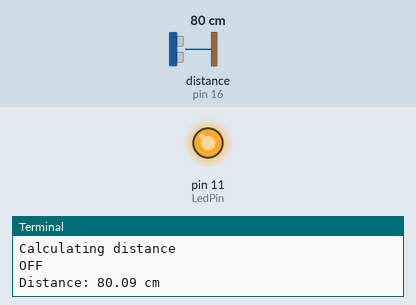
This program was run on a simulated Raspberry Pi (header pin numbers). Shown: output pins drawn as LEDs (lit = HIGH), the last lines printed to the terminal. Inputs (shaded band) come from the test bench; at power-on: distance to the obstacle (sensor on pin 16) 80 cm. The echo pulse lasts 58.3 µs per cm; the clock reads 2024-03-15 10:24:30 at power-on unless the program sets it; pins used as bus, display or sensor lines are not drawn.

Above: at 3.2 s.
3.3 s: distance to the obstacle (sensor on pin 16) set to 22 cm
5.3 s: distance to the obstacle (sensor on pin 16) set to 18 cm
At 7.7 s:
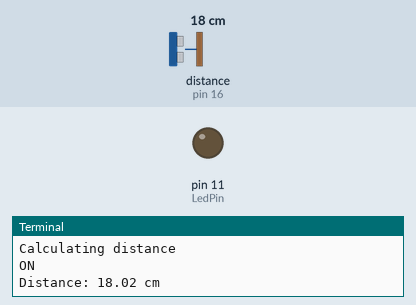
8.0 s: distance to the obstacle (sensor on pin 16) set to 35 cm
At 10.0 s:
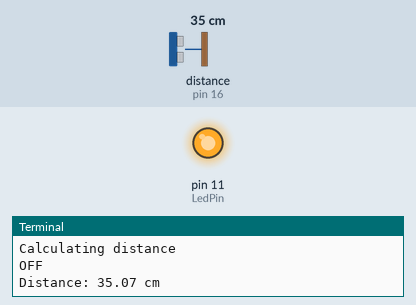
10.5 s: distance to the obstacle (sensor on pin 16) set to 2 cm
At 12.0 s:
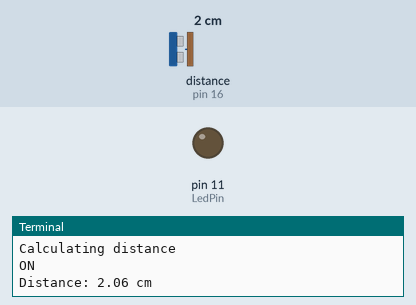
Timing chart, 0 to 13.5 s (numbered marks = the images above; inputs shaded):
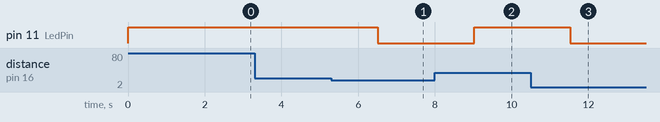

Measured:
- the behaviour switches between 20 and 19 cm on distance to the obstacle (sensor on pin 16) (found by bisection; images 0 and 1)
- after the input at 5.3 s, pin 11 (LedPin): HIGH → LOW after 1.2 s
- after the input at 8.0 s, pin 11 (LedPin): LOW → HIGH after 1.0 s
- after the input at 10.5 s, pin 11 (LedPin): HIGH → LOW after 1.0 s

The program:

distance.py
```python
#!/usr/bin/env python
# -*- coding: utf-8 -*-

import RPi.GPIO as GPIO
import time
import blink

PIN_TRIGGER = 18
PIN_ECHO = 16

def setup():
    GPIO.setmode(GPIO.BOARD)


    GPIO.setup(PIN_TRIGGER, GPIO.OUT)
    GPIO.setup(PIN_ECHO, GPIO.IN)

    GPIO.output(PIN_TRIGGER, GPIO.LOW)
    blink.setup()

def destroy():
    # led off
    GPIO.cleanup()                     # Release resource

def run():


    print "Waiting for sensor to settle"

    time.sleep(2)
    while True:
        print "Calculating distance"

        GPIO.output(PIN_TRIGGER, GPIO.HIGH)

        time.sleep(0.00001)

        GPIO.output(PIN_TRIGGER, GPIO.LOW)

        while GPIO.input(PIN_ECHO)==0:
            pulse_start_time = time.time()
        while GPIO.input(PIN_ECHO)==1:
            pulse_end_time = time.time()

        pulse_duration = pulse_end_time - pulse_start_time
        distance = round(pulse_duration * 17150, 2)
        if distance < 20:
            blink.light_on()
        else:
            time.sleep(0.5)
            blink.light_off()
        print "Distance:",distance,"cm"
        time.sleep(1)

if __name__ =='__main__':
    try:
        setup()
        run()
    except KeyboardInterrupt:
        blink.destroy()
```

blink.py
```python
#!/usr/bin/env python
import RPi.GPIO as GPIO
import time

LedPin = 11    # pin11

def setup():
	GPIO.setmode(GPIO.BOARD)       # Numbers GPIOs by physical location
	GPIO.setup(LedPin, GPIO.OUT)   # Set LedPin's mode is output
	GPIO.output(LedPin, GPIO.HIGH) # Set LedPin high(+3.3V) to off led

def loop(distance):
	while True:
		okres = 0.5 / distance
		print '...led on'
		GPIO.output(LedPin, GPIO.LOW)  # led on
		time.sleep(okres)
		print 'led off...'
		GPIO.output(LedPin, GPIO.HIGH) # led off
		time.sleep(okres)
def light_on():
	print "ON"
	GPIO.output(LedPin, GPIO.LOW)  # led on

def light_off():
	print "OFF"
	GPIO.output(LedPin, GPIO.HIGH)  # led on

def destroy():
	GPIO.output(LedPin, GPIO.HIGH)     # led off
	GPIO.cleanup()                     # Release resource

if __name__ == '__main__':     # Program start from here
	setup()
	try:
		loop()
	except KeyboardInterrupt:  # When 'Ctrl+C' is pressed, the child program destroy() will be  executed.
		destroy()
```
